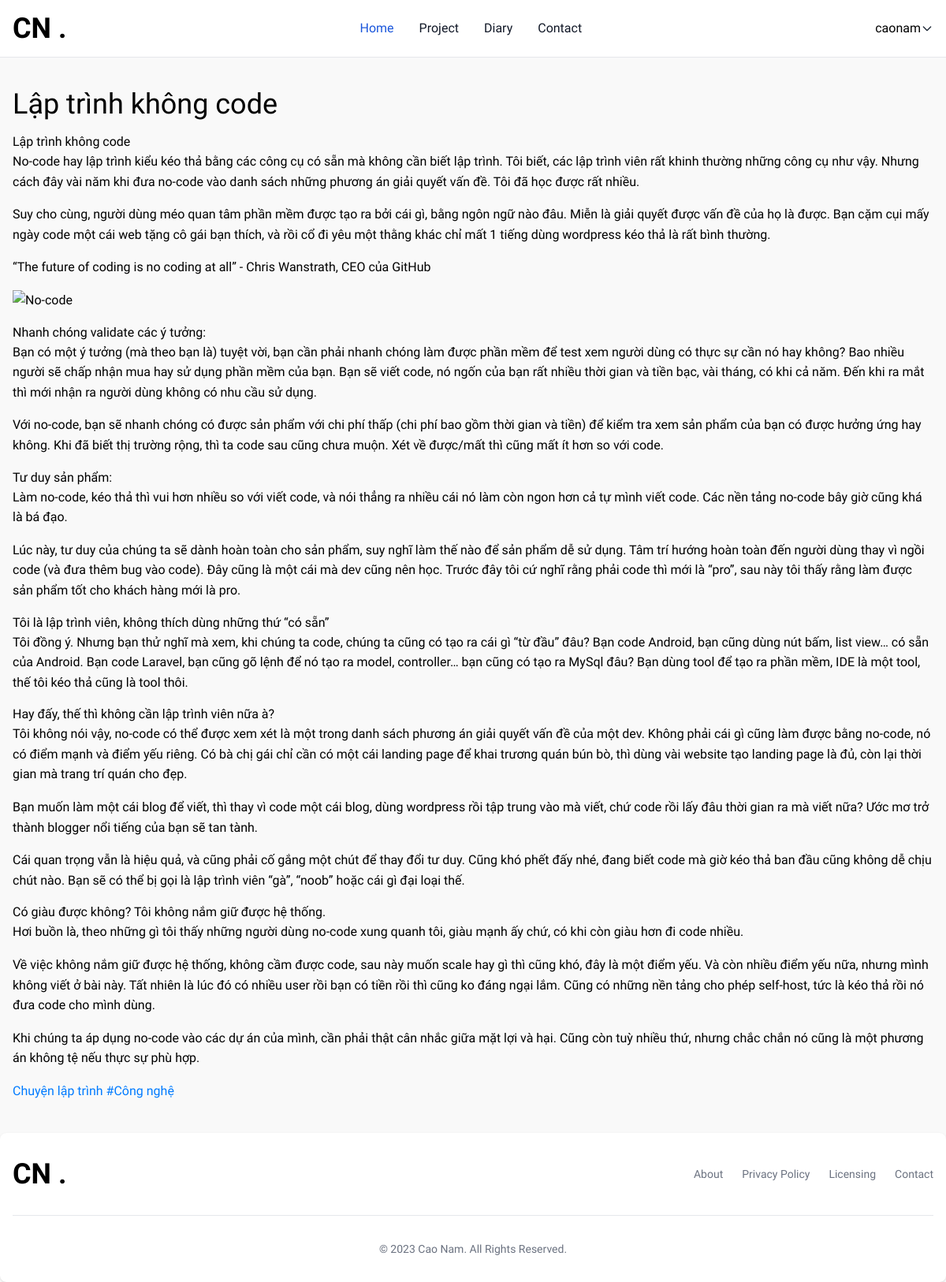
/posts/1/ (signed in), run on the app's committed database.
### TrangChinh/models.py (models this page shows, shortened)
class NhatKy(models.Model):
    title = models.CharField(max_length=200)
    content = models.TextField()
    created_at = models.DateTimeField(auto_now_add=True)
    updated_at = models.DateTimeField(auto_now=True)
    views = models.IntegerField(default=0)
    description = models.TextField()
    content = MarkdownxField()
    images = models.ManyToManyField('Image', blank=True)

### TrangChinh/views.py (the view)
# urls.py: path('posts/<int:pk>/', views.postDetail, name='post_detail'),
def postDetail(request, pk):
    post = get_object_or_404(NhatKy, pk=pk)
    post.content_html = markdown.markdown(post.content)
    return render(request, "myBlog/post-detail.html", {"post": post})

### TrangChinh/templates/myBlog/post-detail.html (shortened to what this page needs)
{% extends "myBlog/_base.html" %} {% block content %}
<div class="container" >
  <div class="mt-28">
    <div class="text-4xl mb-4">{{post.title}}</div>
    <div class="" id="markdown-content">
        {{ post.content_html|safe }}
    </div>
  </div>
</div>
{% endblock content %}

### TrangChinh/templates/myBlog/_base.html (shortened to what this page needs)
{% load static %}
<!DOCTYPE html>
<html lang="en">
  <head>
    <link rel="stylesheet" href="{% static 'css/output.css' %}" />
  </head>
  <body class="bg-[#F9F9F9]">
    <nav
      class="bg-white dark:bg-gray-900 fixed w-full z-20 top-0 start-0 border-b border-gray-200 dark:border-gray-600 backdrop:blur-md"
    >
      <div
        class="max-w-screen-xl flex flex-wrap items-center justify-between mx-auto p-4"
      >
        <a href="/" class="flex items-center space-x-3 rtl:space-x-reverse">
          <span
            class="self-center text-4xl font-bold whitespace-nowrap dark:text-white"
            >CN .</span
          >
        </a>
        <div class="flex md:order-2 items-center">
          {% if user.is_authenticated %}
          <button id="dropdownDefaultButton" data-dropdown-toggle="dropdown">
            {{ user.username }}
          </button>
          <svg
            class="w-4 h-4 text-gray-800 dark:text-white"
            aria-hidden="true"
            xmlns="http://www.w3.org/2000/svg"
            fill="none"
            viewBox="0 0 24 24"
          >
            <path
              stroke="currentColor"
              stroke-linecap="round"
              stroke-linejoin="round"
              stroke-width="2"
              d="m19 9-7 7-7-7"
            />
          </svg>
          {% endif %}
        </div>
        <div
          class="items-center justify-between hidden w-full md:flex md:w-auto md:order-1"
          id="navbar-sticky"
        >
          <ul
            class="flex flex-col p-4 md:p-0 mt-4 font-medium border border-gray-100 rounded-lg bg-gray-50 md:space-x-8 rtl:space-x-reverse md:flex-row md:mt-0 md:border-0 md:bg-white dark:bg-gray-800 md:dark:bg-gray-900 dark:border-gray-700"
          >
            <li>
              <a
                href="#"
                class="block py-2 px-3 text-white bg-blue-700 rounded md:bg-transparent md:text-blue-700 md:p-0 md:dark:text-blue-500"
                aria-current="page"
                >Home</a
              >
            </li>
            <li>
              <a
                href="#project"
                class="block py-2 px-3 text-gray-900 rounded hover:bg-gray-100 md:hover:bg-transparent md:hover:text-blue-700 md:p-0 md:dark:hover:text-blue-500 dark:text-white dark:hover:bg-gray-700 dark:hover:text-white md:dark:hover:bg-transparent dark:border-gray-700"
                >Project</a
              >
            </li>
            <li>
              <a
                href="#blog"
                class="block py-2 px-3 text-gray-900 rounded hover:bg-gray-100 md:hover:bg-transparent md:hover:text-blue-700 md:p-0 md:dark:hover:text-blue-500 dark:text-white dark:hover:bg-gray-700 dark:hover:text-white md:dark:hover:bg-transparent dark:border-gray-700"
                >Diary</a
              >
            </li>
            <li>
              <a
                href="#contact"
                class="block py-2 px-3 text-gray-900 rounded hover:bg-gray-100 md:hover:bg-transparent md:hover:text-blue-700 md:p-0 md:dark:hover:text-blue-500 dark:text-white dark:hover:bg-gray-700 dark:hover:text-white md:dark:hover:bg-transparent dark:border-gray-700"
                >Contact</a
              >
            </li>
          </ul>
        </div>
      </div>
    </nav>
    <div class="mx-auto mb-10">{% block content %} {% endblock content %}</div>
    <footer class="bg-white rounded-lg shadow dark:bg-gray-900">
      <div class="w-full max-w-screen-xl mx-auto p-4 md:py-8">
        <div class="sm:flex sm:items-center sm:justify-between">
          <a
            href="https://flowbite.com/"
            class="flex items-center mb-4 sm:mb-0 space-x-3 rtl:space-x-reverse"
          >
            <span
              class="self-center text-4xl font-bold whitespace-nowrap dark:text-white"
              >CN .</span
            >
          </a>
          <ul
            class="flex flex-wrap items-center mb-6 text-sm font-medium text-gray-500 sm:mb-0 dark:text-gray-400"
          >
            <li>
              <a href="#" class="hover:underline me-4 md:me-6">About</a>
            </li>
            <li>
              <a href="#" class="hover:underline me-4 md:me-6"
                >Privacy Policy</a
              >
            </li>
            <li>
              <a href="#" class="hover:underline me-4 md:me-6">Licensing</a>
            </li>
            <li>
              <a href="#" class="hover:underline">Contact</a>
            </li>
          </ul>
        </div>
        <hr
          class="my-6 border-gray-200 sm:mx-auto dark:border-gray-700 lg:my-8"
        />
        <span
          class="block text-sm text-gray-500 sm:text-center dark:text-gray-400"
          >© 2023 <a class="hover:underline">Cao Nam</a>. All Rights
          Reserved.</span
        >
      </div>
    </footer>
  </body>
</html>

### data on the page
NhatKy: title "Lập trình không code", content_html "Lập trình không code No-code hay lập trình kiểu kéo thả bằng các công cụ có sẵn mà không cần biết lập trình. Tôi biết, các lập trình viên rất khinh thường những công cụ như vậy. Nhưng cách đây vài năm khi đưa no-code vào danh sách những phương án giải quyết vấn đề. Tôi đã học được rất nhiều. Suy cho cùng, người dùng méo quan tâm phần mềm được tạo ra bởi cái gì, bằng ngôn ngữ nào đâu. Miễn là giải quyết được vấn đề của họ là được. Bạn cặm cụi mấy ngày code một cái web tặng cô gái bạn thích, và rồi cổ đi yêu một thằng khác chỉ mất 1 tiếng dùng wordpress kéo thả là rất bình thường. “The future of coding is no coding at all” - Chris Wanstrath, CEO của GitHub Nhanh chóng validate các ý tưởng:…"

### other printed values
{{ user.username }} "caonam"
